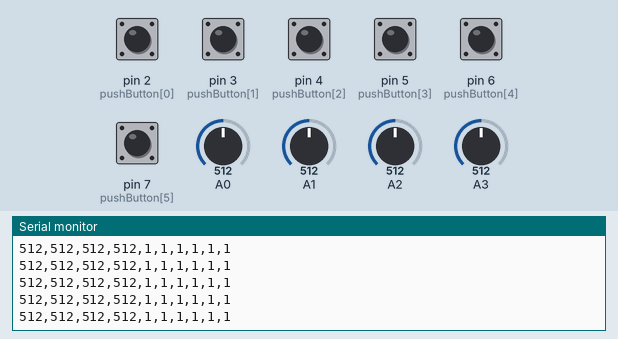
Simulated run of this sketch. Board: Arduino Uno, built with avr-gcc and run on an emulated ATmega328P. On the bench: the last lines printed to the serial monitor. The inputs (shaded band) are chosen by the test bench; at power-on: pin 2 (pushButton[0]), pin 3 (pushButton[1]), pin 4 (pushButton[2]), pin 5 (pushButton[3]), pin 6 (pushButton[4]), pin 7 (pushButton[5]) HIGH, A0 = 512, A1 = 512, A2 = 512, A3 = 512.

Above: at 1.2 s.
1.3 s: A0 set to 110
At 2.1 s:
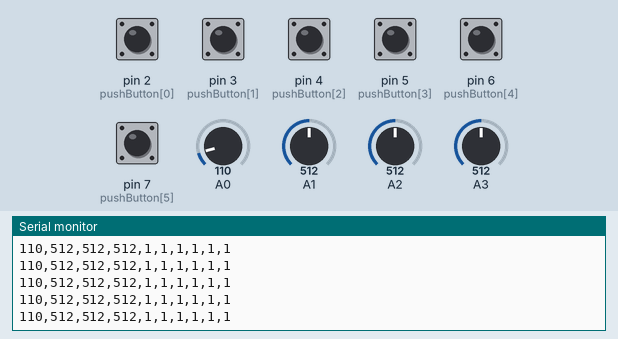
4.3 s: A0 set to 94
At 5.3 s:
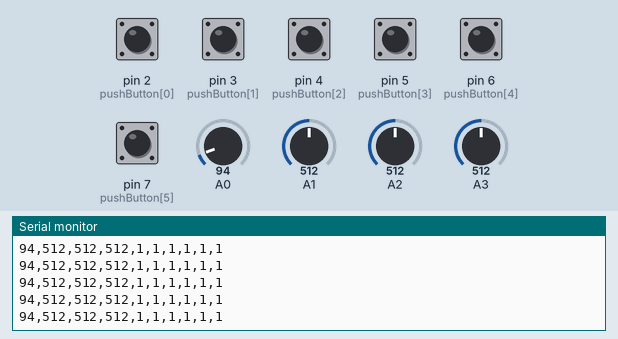
10.3 s: A1 set to 109
At 10.8 s:
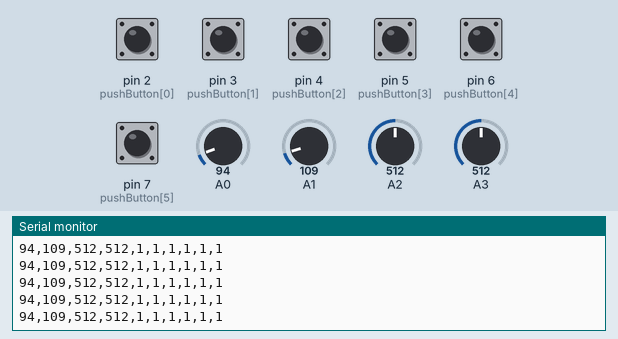
11.8 s: A1 set to 90
At 12.4 s:
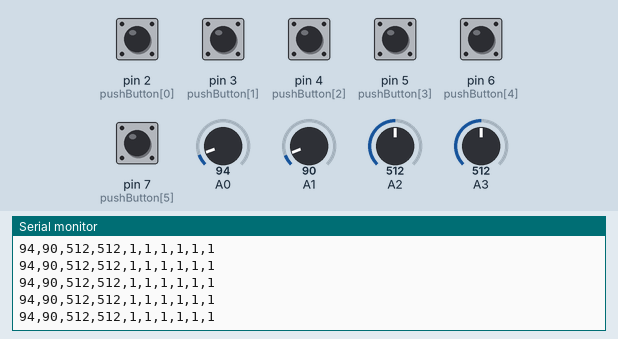
Timing chart, 0 to 14.8 s (numbered marks = the images above; inputs shaded):
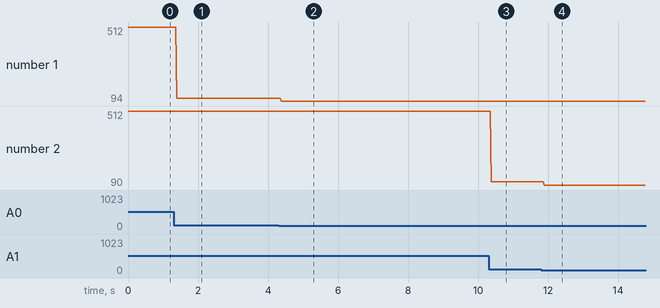

The sketch:

three_joysticks.ino
```cpp
//==============================================================================================================
// three_joysticks.ino
// Sketch tested on an Arduino UNO board
// This Arduino sketch works with a Porcessing sketch (arduino_three_joysticks.pde)
// The wiring of this sketch is described in the Fritzing sketch (three_joysticks.fzz)
// This sketch reads the values of the following joysticks and send it to the Porcessing sketch by serial communication:
//    a) Thumb Joystick, 3 potentiometers, 1 push button (SparkFun SKU: COM-09032, https://www.sparkfun.com/thumb-joystick.html)
//    b) Thumb Slide Joystick, 2 potentiometers (SparkFun SKU: COM-09426, https://www.sparkfun.com/thumb-slide-joystick.html)
//    c) 5-way Tactile Switch, 5 push buttons (SparkFun SKU: COM-10063, https://www.sparkfun.com/5-way-tactile-switch.html)
// Digital input pin list:
//    D2 = Thumb Joystic Switch A
//    D3 = 5-way Tactile Switch 3
//    D4 = 5-way Tactile Switch 6
//    D5 = 5-way Tactile Switch 1
//    D6 = 5-way Tactile Switch 4
//    D7 = 5-way Tactile Switch 2 (Center)
// Abalog input pin list:
//    A0 = Thumb Joystick Potentiometer X
//    A1 = Thumb Joystick Potentiometer Y
//    A2 = Thumb Slide Joystick Potentiometer X
//    A3 = Thumb Slide Joystick Potentiometer Y

//==============================================================================================================
// Global Variables

// Digital inputs
const int pushButton[6] = {2, 3, 4, 5, 6, 7}; // Push buttons connected to digital pin 2 to 7

// Push button variable array
bool buttonState[6]; // Push buttons values are stored into the array

// Digital input positions
int firstDigitalPinInput = 2;
int lastDigitalPinInput = 7;

// Analog values array
  int joystickPotentiometer[4];

//==============================================================================================================
void setup() {

  // Enable internal pull-up resistor
  for(int i = firstDigitalPinInput; i <= lastDigitalPinInput; i++){
    pinMode(pushButton[i - 2], INPUT_PULLUP);
  }

  Serial.begin(9600);  // Start serial communication
}

// Start main loop ============================================================================================
void loop() {

  // Analog input positions
  int firstPotentiometer = 0;
  int lastPotentiometer = 3;

  // Read analog inputs (pins A0 to A4) and store value in joystickPotentiometer
  for(int i = firstPotentiometer; i <= lastPotentiometer; i++){
    joystickPotentiometer[i] = analogRead(i);
  }

  // Read digital inputs (pins 2 to 7) and store the value in buttonState
  for(int i = firstDigitalPinInput; i <= lastDigitalPinInput; i++){
    buttonState[i - 2] = digitalRead(i);
  }

  // Send values in raw format: e.g. "512;678"
  for(int i = firstPotentiometer; i <= lastPotentiometer; i++){
    Serial.print(joystickPotentiometer[i]);
    Serial.print(",");
  }

  // Send values in integer format: e.g. "1" or "0"
  int pushButtonValue = 0;
  for(int i = firstDigitalPinInput; i <= lastDigitalPinInput - 1; i++){
    pushButtonValue = booleanIntegerSelector(buttonState[i - 2]); // Select integer value from boolean
    Serial.print(pushButtonValue); // Send the integer value
    Serial.print(","); // Send a coma as separator
  }
  pushButtonValue = booleanIntegerSelector(buttonState[lastDigitalPinInput - 2]); // Select integer value from boolean
  Serial.println(pushButtonValue); // Send last value with new line format

  delay(1); // Delay 1 milisecond

}// End of main loop ==========================================================================================

// booleanIntegerSelector() function ==========================================================================
// Boolean to integer selector
int booleanIntegerSelector(bool bolVal){
  int intVal = 0;
  if (bolVal == LOW) { // Check if boolean is zero
    intVal = 0; // Integer is zero
  }
  else {
    intVal = 1; // Integer is one
  }
  return intVal;
}// End booleanIntegerSelector() ===============================================================================
```

Measured:
- after the input at 1.3 s, the serial monitor: prints a new line after 0.09 s (image 1)
- after the input at 4.3 s, the serial monitor: prints a new line after 0.07 s (image 2)
- after the input at 10.3 s, the serial monitor: prints a new line after 0.07 s (image 3)
- after the input at 11.8 s, the serial monitor: prints a new line after 0.09 s (image 4)
- plotted number 1: 512 → 110 after the input at 1.3 s, 110 → 94 after the input at 4.3 s
- plotted number 2: 512 → 109 after the input at 10.3 s, 109 → 90 after the input at 11.8 s
